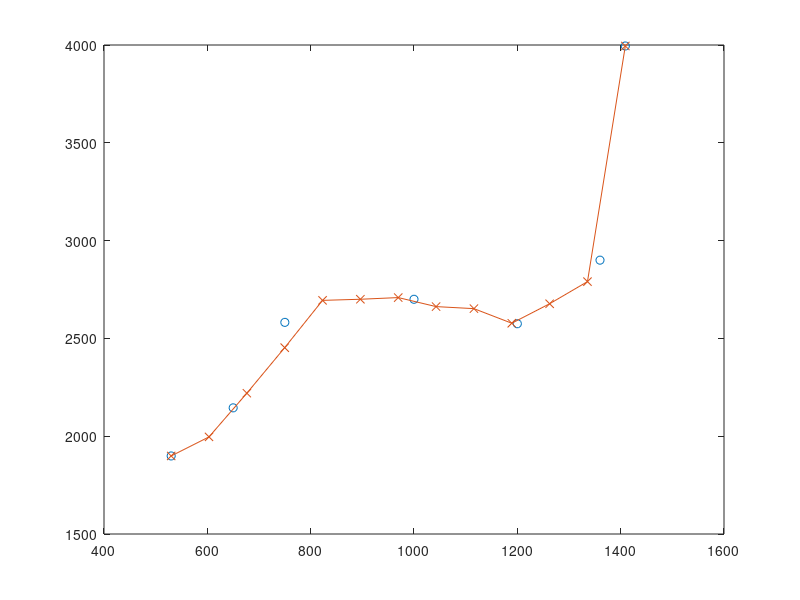

The MATLAB script that drew this image:

t=[530,650,750,1000,1200,1360,1409];
y=[1899,2145,2582,2700,2575,2900,3995];

N=length(t);%total number of points
n=N-1;%number of subintervals

h=(t(N)-t(1))/n; %step size
Trid=diag(4*ones(1,n-1))+diag(ones(1,n-2),1)+diag(ones(1,n-2),-1);

for i = 1:n-1 %finding the value on the RHS
    z(i)=6/h^2 * (y(i+2)-2*y(i+1)+y(i));
end

tz=transpose(z);
w=inv(Trid)*tz
sigma=[0;w;0]

for i=1:n
    d(i)=y(i);
    b(i)=sigma(i)/2;
    a(i)=(sigma(i+1)-sigma(i))/(6*h);
    c(i)=(y(i+1)-y(i))/h - h/6 *(2*sigma(i)+sigma(i+1));
end

r=2; %number of subsubintervals
hh=h/r; %stepsize of subsubintervals

x=t(1):hh:t(N);

%x=[530,650,710,750,800,1000,1200,1300,1346,1360,1409];
%real=[1899,2145,2930,2582,1950,2700,2575,2600,3765,2900,3995];

for i=1:n
    for j=r*(i-1)+1:r*i
        s(j)=a(i)*(x(j)-t(i))^3+b(i)*(x(j)-t(i))^2+c(i)*(x(j)-t(i))+d(i);
    end
end

s(r*n+1)=y(N);

plot(t,y,'o')
hold on
plot(x,s,'-x')
hold off



